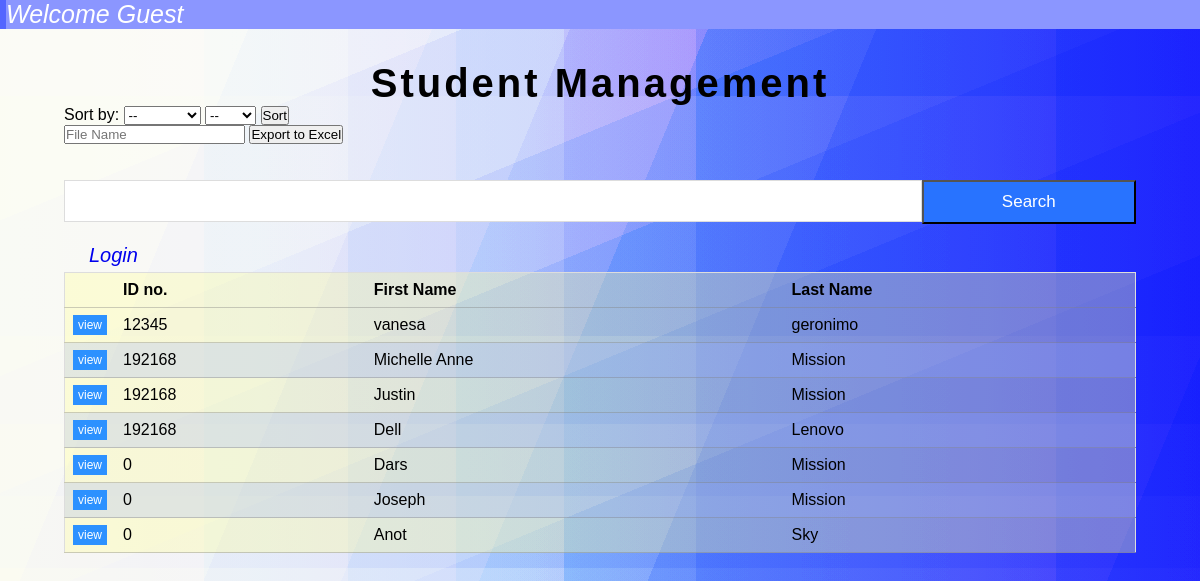
The page /result.php on the database its author committed.
### tables this page shows
CREATE TABLE `student_list` (
  `id` int(11) NOT NULL,
  `email` varchar(225) NOT NULL,
  `firstname` varchar(255) NOT NULL,
  `midname` varchar(225) NOT NULL,
  `lastname` varchar(255) NOT NULL,
  `gender` varchar(20) NOT NULL,
  `dob` date NOT NULL,
  `address` varchar(225) NOT NULL,
  `program` varchar(225) NOT NULL,
  `religion` varchar(225) NOT NULL,
  `btype` varchar(5) NOT NULL,
  `height` varchar(20) NOT NULL,
  `beneficiary` varchar(225) NOT NULL,
  `yearlevel` varchar(20) NOT NULL,
  `registered` datetime NOT NULL DEFAULT current_timestamp(),
  `images` varchar(255) NOT NULL,
  `dateUpdate` varchar(255) NOT NULL,
  `updateBy` varchar(255) NOT NULL,
  `username` varchar(10) NOT NULL,
  `ismisID` int(10) NOT NULL
);

### result.php (the view, shortened to what this page needs)
<?php
if (isset($_SESSION['UserLogin'])) {
    echo "<div class='message success'>Welcome " . $_SESSION['UserLogin'] . '</div>';
} else {
    echo "<div class='message info'>Welcome Guest</div>";
}
if (isset($_POST['submit'])) {
    if (!empty($sort) && !empty($sorttype)) {
        $sort = $_POST['sort'];
        $sorttype = $_POST['sorttype'];
    } else {
        echo "Invalid Sorting";
        $sort = "id";
        $sorttype = "DESC";
    }
} else {
    $sort = "id";
    $sorttype = "DESC";
}
$con = connection();
$search = isset($_GET['search']) ? trim($_GET['search']) : "";
$searchParts = explode(" ", $search);
if (count($searchParts) == 2) {
    $firstPart = "%" . $searchParts[0] . "%";
    $secondPart = "%" . $searchParts[1] . "%";
    $sql = "
        SELECT *
        FROM student_list
        WHERE
            (firstname LIKE ? AND lastname LIKE ?)
            OR (firstname LIKE ? AND lastname LIKE ?)
        ORDER BY $sort $sorttype
    ";
    $stmt = $con->prepare($sql);
    $stmt->bind_param("ssss", $firstPart, $secondPart, $secondPart, $firstPart);
} else {
    $searchTerm = "%" . $search . "%";
    $sql = "
        SELECT *
        FROM student_list
        WHERE
            firstname LIKE ?
            OR lastname LIKE ?
        ORDER BY $sort $sorttype
    ";
    $stmt = $con->prepare($sql);
    $stmt->bind_param("ss", $searchTerm, $searchTerm);
}
$stmt->execute();
$students = $stmt->get_result();
$row_count = $students->num_rows;
?>
<!DOCTYPE html>
<html lang="en">
<head>
    <link rel="stylesheet" href="css/style.css">
</head>
<body id="index-body">
    <div class="wrapper">
        <div class="index-title">
            <a href="index.php">Student Management</a>
        </div>
        <form action="" method="post" id="sortform">
            <label>Sort by:</label>
            <select name="sort" id="sort">
                <option value="" disabled selected>--</option>
            </select>
            <select name="sorttype" id="sorttype">
                <option value="" disabled selected>--</option>
            </select>
            <button type="submit" name="submit">Sort</button>
        </form>
        <form method="post" action="to_excel.php">
            <input type="text"  name="fileName" id ="fileName" placeholder="File Name" required>
            <button type="submit" name="export">Export to Excel</button>
        </form>
        <br>
        <br>
        <div class="index-seach-container">
            <form action="result.php" method="get" id="index">
                <input type="text" name="search" id="search" class="index-search-input">
                <button type="submit" name="submit" class="index-submit">Search</button>
            </form>
        </div>
        <br>
        <div class="clickables">
            <?php if (isset($_SESSION['UserLogin'])) { ?>
                <a href="logout.php" id="logout" class="login-out-link">Logout</a>
            <?php } else { ?>
                <a href="login.php" id="login" class="login-out-link">Login</a>
            <?php } ?>
        </div>
        <table>
            <thead>
                <tr>
                    <th></th>
                    <th>ID no.</th>
                    <th>First Name</th>
                    <th>Last Name</th>
                </tr>
            </thead>
            <tbody>
                <?php if ($row_count > 0) {
                    while ($row = $students->fetch_assoc()) { ?>
                        <tr>
                            <td width="30"><a class="view" href="details.php?ID=<?php echo $row['id']; ?>">view</a></td>
                            <td><?php echo $row['ismisID']; ?></td>
                            <td><?php echo $row['firstname']; ?></td>
                            <td><?php echo $row['lastname']; ?></td>
                        </tr>
                    <?php }
                } else { ?>
                    <tr>
                        <td colspan="3">No results found.</td>
                    </tr>
                <?php } ?>
            </tbody>
        </table>
</body>
</html>

### css/style.css (style rules this page uses)
* { margin: 0; padding: 0; box-sizing: 0; }
.wrapper { margin: 2rem; padding: 0 2rem 0 2rem; }
body { font-family: Arial, sans-serif; }
.message { width: 100%; }
.message.info { background-color: rgb(139, 150, 255); border-left: 6px solid rgb(83, 101, 255); color: rgb(255, 255, 255); font-size: 25px; font-style: italic; }
body { background-attachment: fixed; background-size: cover; background-image: linear-gradient( 0deg, rgb(213, 229, 183) 0%, rgb(213, 229, 183) 17%, rgb(189, 213, 190) 17%, rgb(189, 213, 190) 29%, rgb(166, 196, 196) 29%, rgb(166, 196, 196) 38%, rgb(142, 180, 203) 38%, rgb(142, 180, 203) 47%, rgb(118, 164, 210) 47%, rgb(118, 164, 210) 58%, rgb(95, 147, 216) 58%, rgb(95, 147, 216) 88%, rgb(71, 131, 223) 88%, rgb(71, 131, 223) 100% ), linear-gradient( 157.5deg, rgb(213, 229, 183) 0%, rgb(213, 229, 183) 17%, rgb(189, 213, 190) 17%, rgb(189, 213, 190) 29%, rgb(166, 196, 196) 29%, rgb(166, 196, 196) 38%, rgb(142, 180, 203) 38%, rgb(142, 180, 203) 47%, rgb(118, 164, 210) 47%, rgb(118, 164, 210) 58%, rgb(95, 147, 216) 58%, rgb(95, 147, 216) 88%, rgb(71, 131, 223) 88%, rgb(71, 131, 223) 100% ), linear-gradient( 112.5deg, rgb(213, 229, 183) 0%, rgb(213, 229, 183) 17%, rgb(189, 213, 190) 17%, rgb(189, 213, 190) 29%, rgb(166, 196, 196) 29%, rgb(166, 196, 196) 38%, rgb(142, 180, 203) 38%, rgb(142, 180, 203) 47%, rgb(118, 164, 210) 47%, rgb(118, 164, 210) 58%, rgb(95, 147, 216) 58%, rgb(95, 147, 216) 88%, rgb(71, 131, 223) 88%, rgb(71, 131, 223) 100% ), linear-gradient( 90deg, rgb(213, 229, 183) 0%, rgb(213, 229, 183) 17%, rgb(189, 213, 190) 17%, rgb(189, 213, 190) 29%, rgb(166, 196, 196) 29%, rgb(166, 196, 196) 38%, rgb(142, 180, 203) 38%, rgb(142, 180, 203) 47%, rgb(118, 164, 210) 47%, rgb(118, 164, 210) 58%, rgb(95, 147, 216) 58%, rgb(95, 147, 216) 88%, rgb(71, 131, 223) 88%, rgb(71, 131, 223) 100% ), linear-gradient(90deg, rgb(173, 92, 95), rgb(110, 20, 174)); background-blend-mode: overlay, overlay, overlay, overlay, normal; }
.index-title { text-align: center; font-size: 40px; font-weight: bolder; letter-spacing: 3px; }
.index-title a { text-decoration: none; color: black; }
.clickables { color: #5900ff; font-style: italic; font-size: 20px; width: 100%; margin: 5px; display: flex; }
.login-out-link { text-decoration: none; margin: 20px 0 0 20px; }
table { background-color: rgba(255, 255, 158, 0.349); border: 1px solid #ddd; border-collapse: collapse; width: 100%; }
th, td { text-align: left; padding: 8px; border-bottom: rgba(128, 128, 128, 0.397) solid 1px; }
tr:nth-child(even) { background-color: #93aaff3b; }
.view { border: none; background: #2c91ff; color: white; text-decoration: none; padding: 3px 5px 3px 5px; font-size: 12px; }
.index-search-input { padding: 10px; font-size: 17px; border: 1px solid #ddd; float: left; width: 80%; background: white; }
.index-submit { float: left; width: 20%; padding: 10px; background: #2873ff; color: white; font-size: 17; }

### rows shown on the page
student_list: ismisID "12345", firstname "vanesa", lastname "geronimo"
student_list: ismisID "192168", firstname "Michelle Anne", lastname "Mission"
student_list: ismisID "192168", firstname "Justin", lastname "Mission"
student_list: ismisID "192168", firstname "Dell", lastname "Lenovo"
student_list: ismisID "0", firstname "Dars", lastname "Mission"
student_list: ismisID "0", firstname "Joseph", lastname "Mission"
student_list: ismisID "0", firstname "Anot", lastname "Sky"
